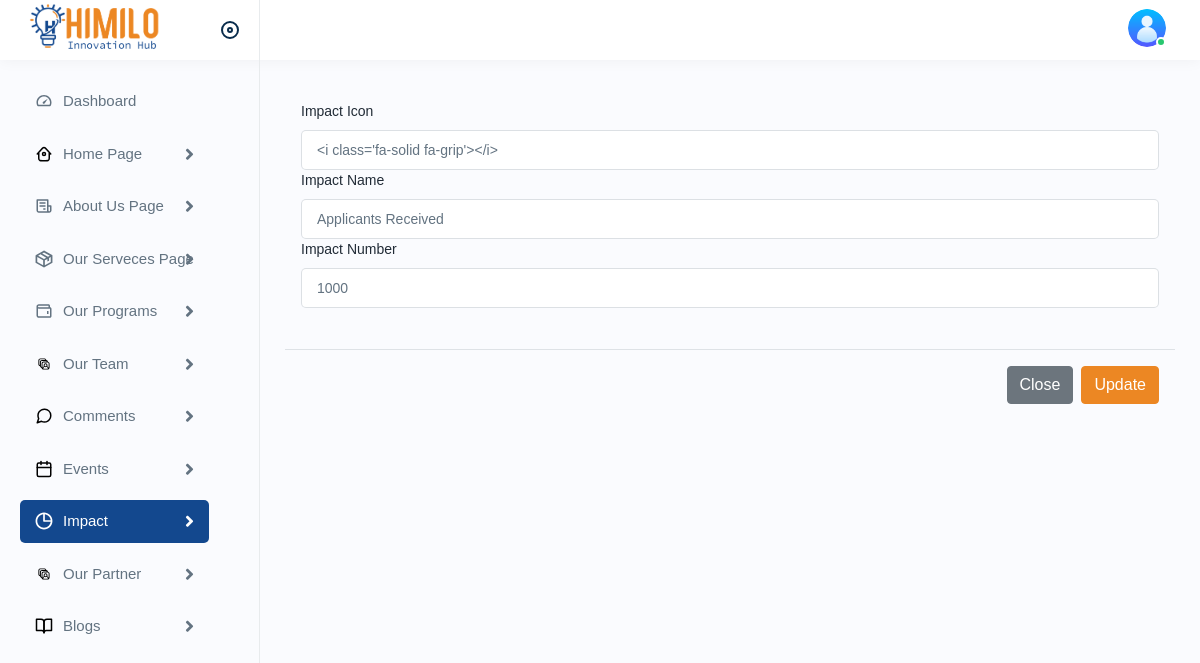
/admin/update_impact.php?val_id=3 (signed in), run on the app's committed database.
### tables this page shows
CREATE TABLE `users` (
  `id` int(11) NOT NULL,
  `user_name` varchar(255) NOT NULL,
  `f_name` varchar(255) NOT NULL,
  `l_name` varchar(255) NOT NULL,
  `image` longtext NOT NULL,
  `email` varchar(255) NOT NULL,
  `phone` varchar(255) NOT NULL,
  `my_password` varchar(255) NOT NULL,
  `create_date` timestamp NOT NULL DEFAULT current_timestamp() ON UPDATE current_timestamp()
);

CREATE TABLE `impact` (
  `id` int(11) NOT NULL,
  `icon` text NOT NULL,
  `name` varchar(255) NOT NULL,
  `number` varchar(255) NOT NULL,
  `create_date` timestamp NOT NULL DEFAULT current_timestamp() ON UPDATE current_timestamp()
);

### admin/update_impact.php (the view, shortened to what this page needs)
<?php
include "conn.php";
?>
<!DOCTYPE html>
<html lang="en">
<head>
<link href="https://cdn.jsdelivr.net/npm/bootstrap@5.1.3/dist/css/bootstrap.min.css" rel="stylesheet">
<link rel="stylesheet" href="assets/css/bootstrap.min.css">
<link rel="stylesheet" href="assets/css/animate.css">
<link rel="stylesheet" href="assets/css/dataTables.bootstrap4.min.css">
<link rel="stylesheet" href="assets/plugins/fontawesome/css/fontawesome.min.css">
<link rel="stylesheet" href="assets/plugins/fontawesome/css/all.min.css">
<link rel="stylesheet" href="assets/css/style.css">
<link rel="stylesheet" href="https://cdn.jsdelivr.net/npm/alertifyjs/build/css/alertify.min.css" />
<link rel="stylesheet" href="https://cdn.jsdelivr.net/npm/alertifyjs/build/css/themes/default.min.css" />
</head>
<body>
<div class="main-wrapper">
<div class="sidebar" id="sidebar">
<div class="sidebar-inner slimscroll">
<div id="sidebar-menu" class="sidebar-menu">
<ul>
<li class="">
<a href="index.php"><img src="assets/img/icons/dashboard.svg" alt="img"><span> Dashboard</span> </a>
</li>
<li class="submenu ">
<a  href="javascript:void(0);"><img src="assets/img/icons/house.svg" alt="img"><span> Home Page</span> <span class="menu-arrow"></span></a>
</li>
<li class="submenu">
<a  href="javascript:void(0);"><img src="assets/img/icons/purchase1.svg" alt="img"><span> About Us Page</span> <span class="menu-arrow"></span></a>
</li>
<li class="submenu">
<a  href="javascript:void(0);"><img src="assets/img/icons/product.svg" alt="img"><span> Our Serveces Page</span> <span class="menu-arrow"></span></a>
</li>
<li class="submenu">
<a href="our_prog.php"><img src="assets/img/icons/expense1.svg" alt="img"><span> Our Programs</span> <span class="menu-arrow"></span></a>
</li>
<li class="submenu">
<a href="javascript:void(0);"><img src="assets/img/icons/users.svg" alt="img"><span> Our Team</span> <span class="menu-arrow"></span></a>
</li>
<li class="submenu">
<a href="javascript:void(0);"><img src="assets/img/icons/coment.svg" alt="img"><span> Comments</span> <span class="menu-arrow"></span></a>
</li>
<li class="submenu">
<a href="javascript:void(0);"><img src="assets/img/icons/calendar.svg" alt="img"><span> Events</span> <span class="menu-arrow"></span></a>
</li>
<li class="submenu">
<a class="active" href="javascript:void(0);"><img src="assets/img/icons/time.svg" alt="img"><span>Impact</span> <span class="menu-arrow"></span></a>
</li>
<li class="submenu">
<a href="javascript:void(0);"><img src="assets/img/icons/users.svg" alt="img"><span>Our Partner</span> <span class="menu-arrow"></span></a>
</li>
<li class="submenu">
<a href="javascript:void(0);"><img src="assets/img/icons/book-open.svg" alt="img"><span>Blogs</span> <span class="menu-arrow"></span></a>
</li>
</ul>
</div>
</div>
</div>
<?php
include "header.php";
?>
<div class="page-wrapper">
<div class="content">
<div class="modal-body">
    <?php
    $val_id=$_GET['val_id'];
$select_val=mysqli_query($conn,"SELECT * FROM impact WHERE id='$val_id'");
if(mysqli_num_rows($select_val)>0)
{
    while($val_row=mysqli_fetch_assoc($select_val))
    {
        $val_topic=$val_row['name'];
$icon=$val_row['icon'];
$val_text=$val_row['number'];
?>
        <form class="form-group" action="impact_update.php"  method="post" enctype="multipart/form-data">
        <label for="Main_Topic">Impact Icon</label>
        <input id="iconInput" value="<?php echo $icon; ?>" class="from-control" name="icon" type="text">
        <label for="Main_Topic">Impact Name</label>
          <input value="<?php echo $val_topic ; ?>" class="from-control" name="val_topic"  type="text">
          <label for="Main_Topic">Impact Number</label>
          <input value="<?php echo $val_text ; ?>" class="from-control" name="val_text"  type="text">
      </div>
      <div class="modal-footer">
        <a  class="btn btn-secondary" href="impact.php" >Close</a>
        <button  name="submit" type="submit" class="btn btn-primary">Update</button>
      </div>
      <?php
          }
        }
      ?>
</div></div></div>
</body>
</html>

### admin/header.php (shortened to what this page needs)
<div class="header">
<div class="header-left active">
<a href="#" class="logo">
<img src="assets/img/logo.png" alt="">
</a>
<a id="toggle_btn" href="javascript:void(0);">
</a>
</div>
<ul class="nav user-menu timka">
<li class="nav-item nav-target-me">
</li>
  <?php
$read=mysqli_query($conn,"SELECT * FROM users WHERE id='$_SESSION[user_id]'");
if($rowka=mysqli_num_rows($read)>0){
    while($rowka=mysqli_fetch_assoc($read)){
$img=$rowka['image'];
?>
<li class="nav-item dropdown has-arrow main-drop">
<a href="javascript:void(0);" class="dropdown-toggle nav-link userset" data-bs-toggle="dropdown">
<span class="user-img"><img src="<?php  echo $img ;  ?>" alt="">
<span class="status online"></span></span>
</a>
<?php
   }}
?>
</li>
</ul>
</div>

### admin/header.php (style rules this page uses)
.datetime-info, .nav-target-me { display: flex !important; color: #ec8723; font-weight: bold; justify-content: space-between; margin-top: 10px; margin-right: 30px; }

### data on the page
users: image (placeholder picture)
impact: icon "<i class='fa-solid fa-grip'></i>", val_topic "Applicants Received", val_text "1000"
